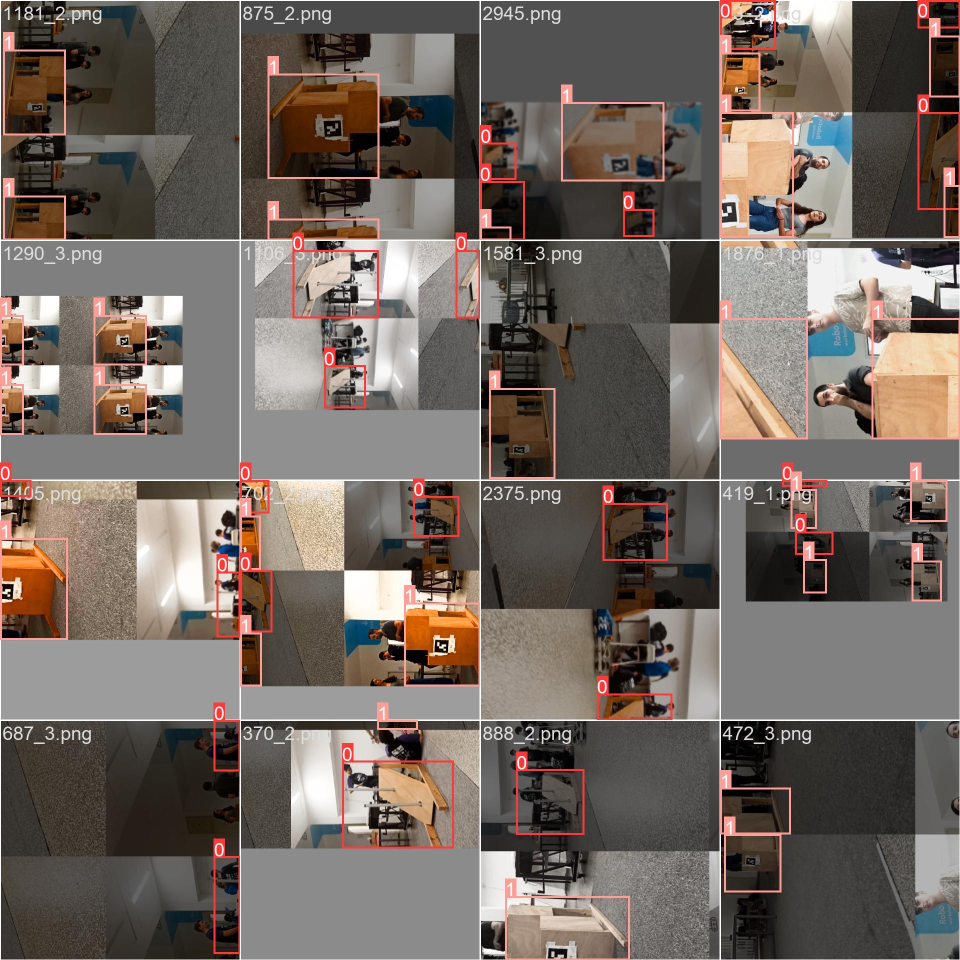
#> input picture runs/detect/train/train_batch0.jpg, 1920 x 1920 px, given in place of the camera (shown at 1/2 size)
$ python distcalcwitheria.py
#> lines starting #> are read from the running program, lines starting #| are printed output that depends on the picture; after the words box and inside, x2 and y2 are one past the last pixel; in counts of white or black regions, pixels touching at a corner belong together
import cv2
import numpy as np

lower_color = np.array([9,117,191])
upper_color = np.array([23,210,255])

framee = cv2.VideoCapture(0)

while (1):
    ret1, frame = framee.read()
#> frame is the input picture: shape (1920, 1920, 3); mean B, G, R 95.8, 102.6, 113.2
    # Convert the frame to HSV
    hsv = cv2.cvtColor(frame, cv2.COLOR_BGR2HSV)
#> hsv: shape (1920, 1920, 3); mean H, S, V 20.3, 48.7, 114.2

    # Threshold the HSV image to get only the desired colors
    mask = cv2.inRange(hsv, lower_color, upper_color)
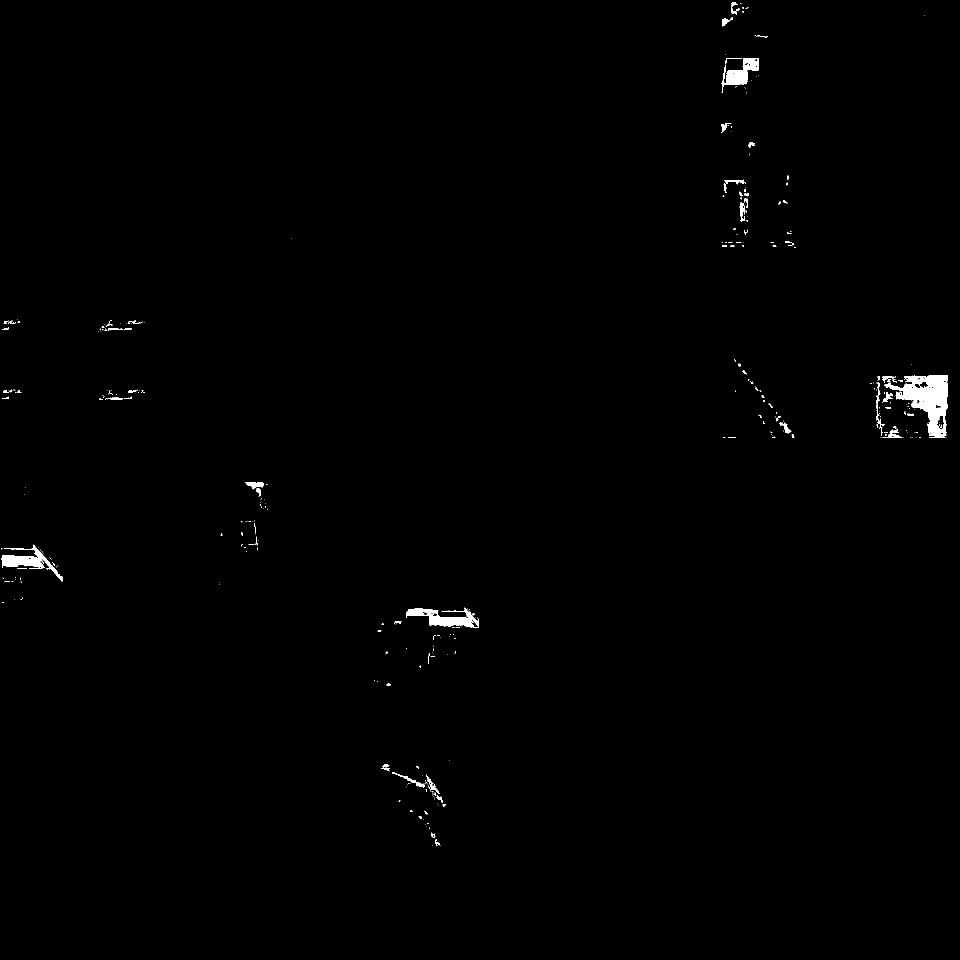
#> mask: shape (1920, 1920) (shown at 1/2 size); 0.55% white; 362 white regions (290 under 20 px)

    # Bitwise-AND mask and original image
    res = cv2.bitwise_and(frame,frame, mask= mask)

    # Find contours in the masked image
    contours, _ = cv2.findContours(mask, cv2.RETR_EXTERNAL, cv2.CHAIN_APPROX_SIMPLE)
#> contours = 359 contours, 317 with area under 20; largest, box (x1, y1, x2, y2) and area: (1768, 750, 1896, 875) 7437, (812, 1215, 958, 1256) 2447, (3, 1089, 126, 1163) 2088, (1443, 116, 1518, 186) 1898, (490, 964, 528, 979) 268

    # Draw bounding rectangles around the detected contours
    x, y, w, h = 0,0,0,5
    mask_contours, hierarchy = cv2.findContours(mask, cv2.RETR_EXTERNAL, cv2.CHAIN_APPROX_SIMPLE)
#> mask_contours has the same summary as contours
    if len(mask_contours) != 0:
        for mask_contour in mask_contours:
            if cv2.contourArea(mask_contour) > 500:
                x, y, w, h = cv2.boundingRect(mask_contour)
                cv2.rectangle(frame, (x, y), (x+w, y+h), (0, 255, 0), 2)
#> this loop made 359 passes
#> (x, y, w, h) on passes 85, 116, 263, 346: (812, 1215, 146, 41), (3, 1089, 123, 74), (1768, 750, 128, 125), (1443, 116, 75, 70)
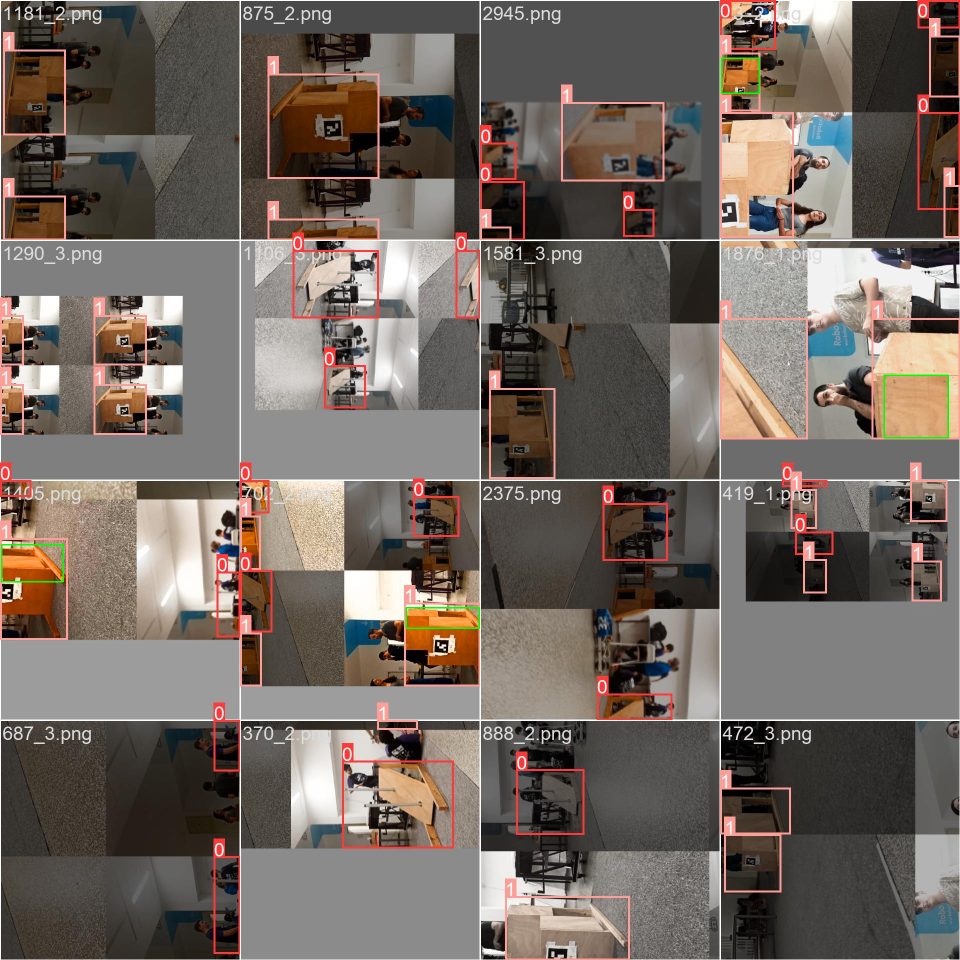
#> frame: shape (1920, 1920, 3) (shown at 1/2 size); 0.13% of pixels changed, all inside (x1, y1, x2, y2) = (2, 115, 1898, 1258)

    KNOWN_DISTANCE = 0.67

    knownHhight = 0.32

    #focalLength = (h * KNOWN_DISTANCE) / knownHhight
    focalLength = 709
    dist = (knownHhight * focalLength) / h
#> dist = 3.24
    #print(dist)

    cv2.putText(frame, str(dist), (x,y), cv2.FONT_HERSHEY_SIMPLEX, 3, (0, 255, 0), 2, cv2.LINE_AA)
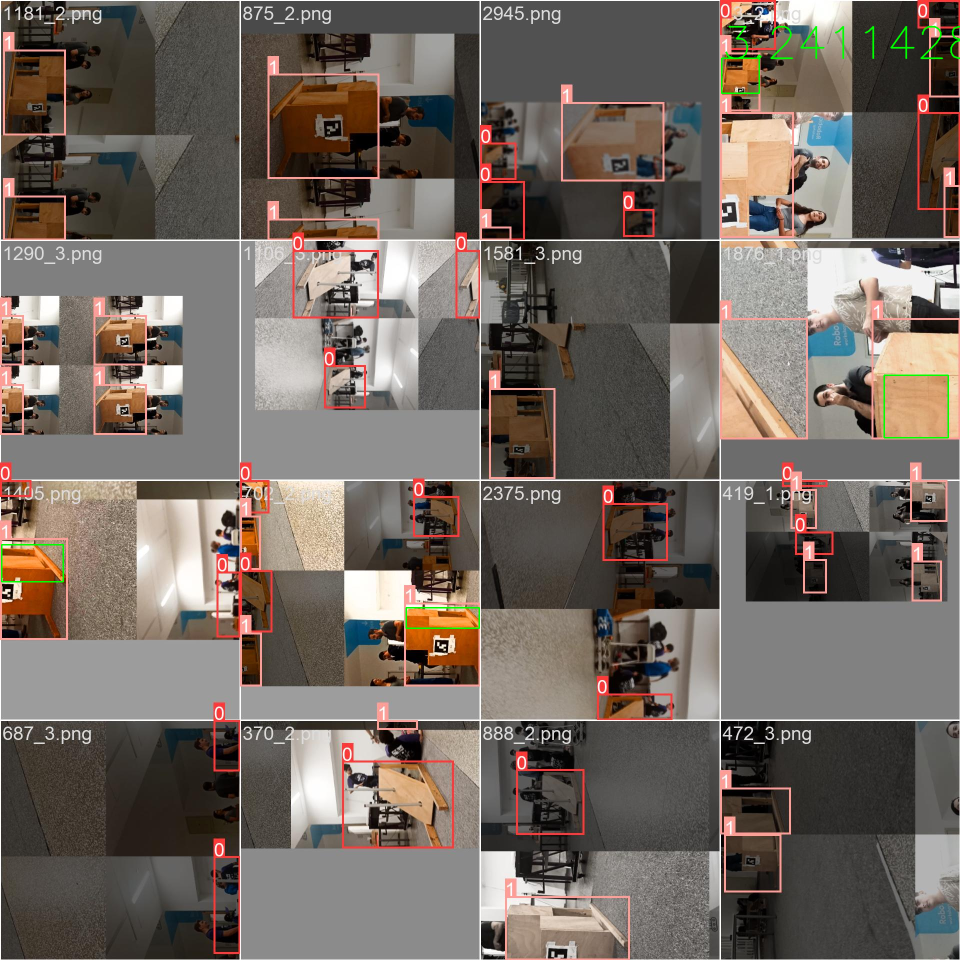
#> frame: shape (1920, 1920, 3) (shown at 1/2 size); 0.14% of pixels changed, all inside (x1, y1, x2, y2) = (1450, 51, 1920, 119)
    cv2.imshow('frame',frame)

    key = cv2.waitKey(1)
#> (key q is pressed here)
    if key == ord('q'):
        break

cv2.destroyAllWindows()

$ run again, on runs/detect/train/train_batch1.jpg
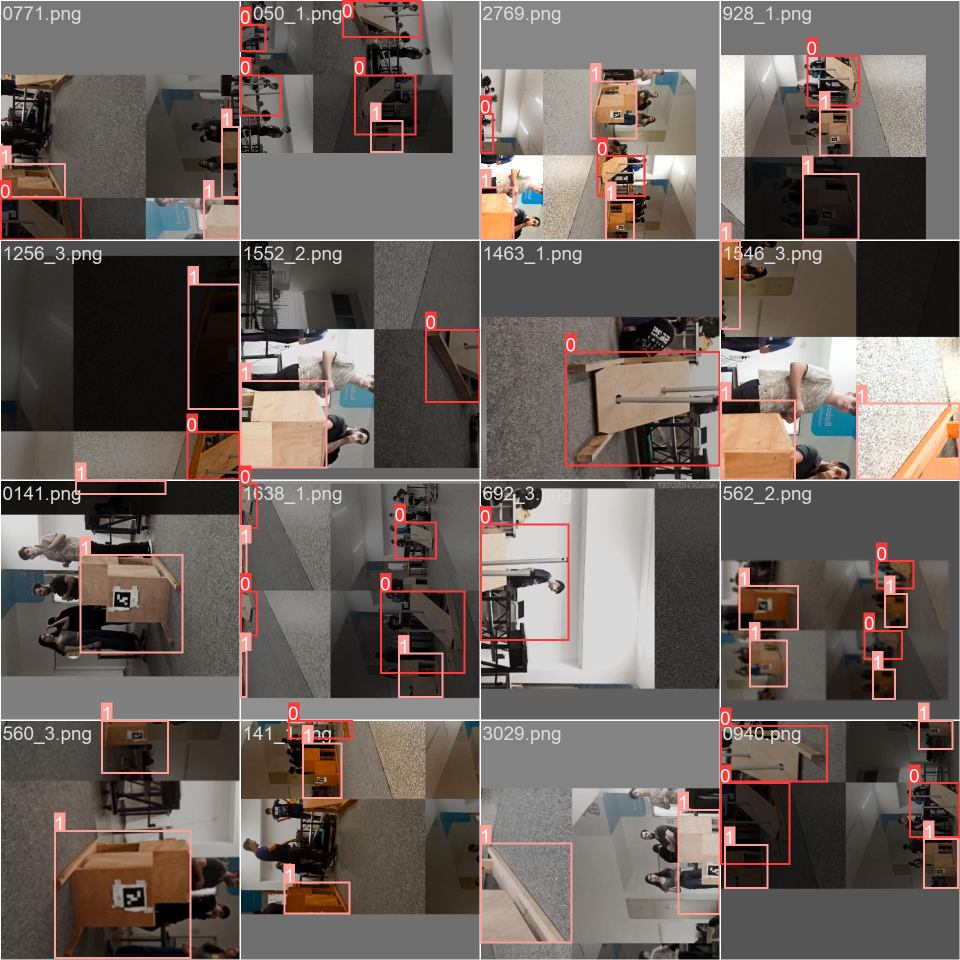
#> input picture runs/detect/train/train_batch1.jpg, 1920 x 1920 px, given in place of the camera (shown at 1/2 size)
#> frame is the input picture: shape (1920, 1920, 3); mean B, G, R 92.4, 97.7, 107.4
#> hsv: shape (1920, 1920, 3); mean H, S, V 20.2, 43.8, 108.2
#> `mask = cv2.inRange(hsv, lower_color, upper_color)`:
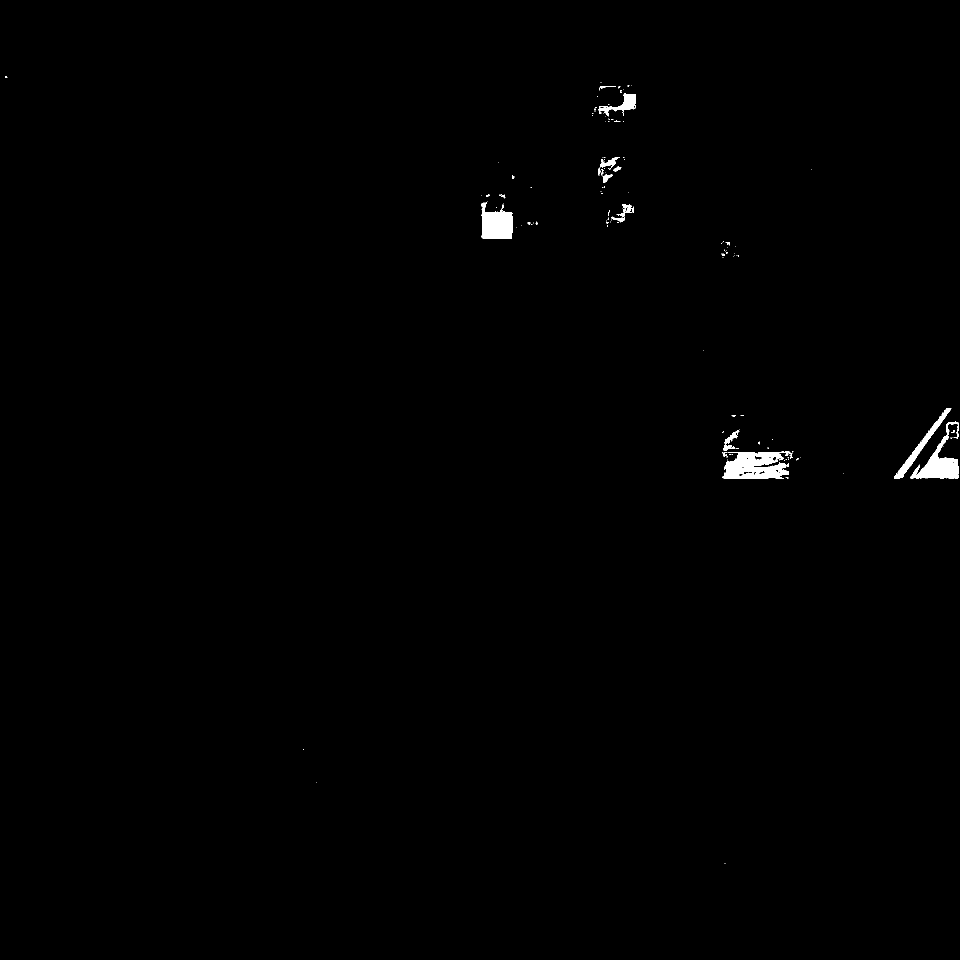
#> mask: shape (1920, 1920) (shown at 1/2 size); 0.47% white; 148 white regions (125 under 20 px)
#> contours = 148 contours, 135 with area under 20; largest, box (x1, y1, x2, y2) and area: (1445, 904, 1586, 957) 5111, (1820, 843, 1918, 957) 3420, (963, 403, 1026, 478) 3204, (1788, 816, 1903, 957) 1740, (1196, 186, 1271, 233) 1027
#> mask_contours has the same summary as contours
#> the loop `for mask_contour in mask_contours:` made 148 passes
#> (x, y, w, h) on passes 21, 40, 43, 90, 139: (1445, 904, 141, 53), (1820, 843, 98, 114), (1788, 816, 115, 141), (963, 403, 63, 75), (1196, 186, 75, 47)
#> dist = 4.83
#> `cv2.putText(frame, str(dist), (x,y), cv2.FONT_HERSHEY_SIMPLEX, 3, (0, ..`:
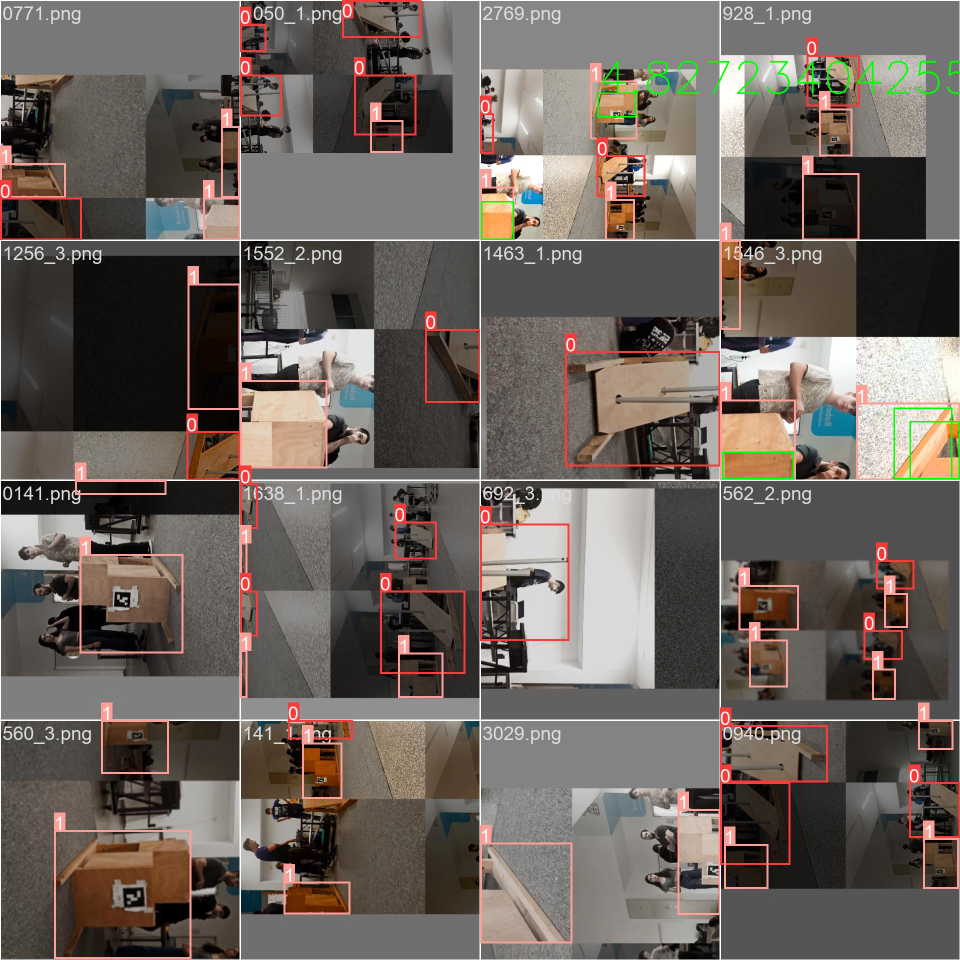
#> frame: shape (1920, 1920, 3) (shown at 1/2 size); mean B, G, R 92, 98.1, 106.9

$ run again, on runs/detect/train/train_batch2.jpg
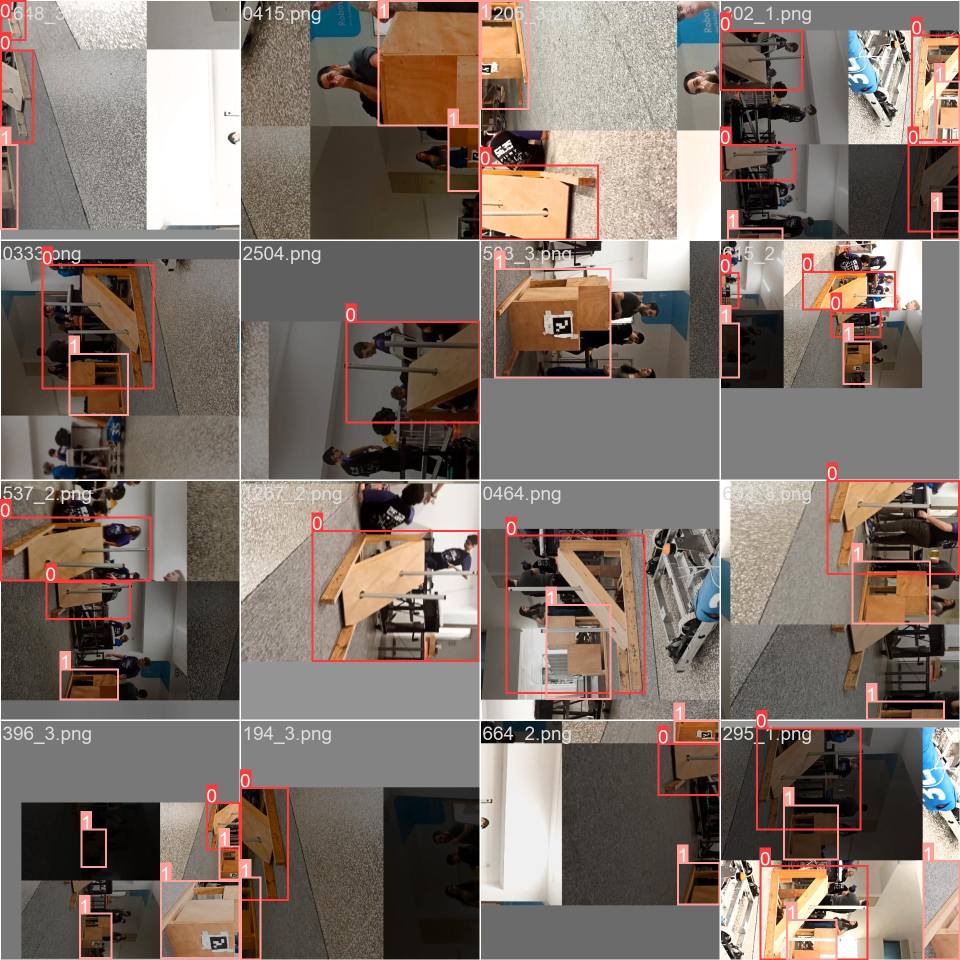
#> input picture runs/detect/train/train_batch2.jpg, 1920 x 1920 px, given in place of the camera (shown at 1/2 size)
#> frame is the input picture: shape (1920, 1920, 3); mean B, G, R 104.5, 113, 125.9
#> hsv: shape (1920, 1920, 3); mean H, S, V 20.3, 55.4, 127
#> `mask = cv2.inRange(hsv, lower_color, upper_color)`:
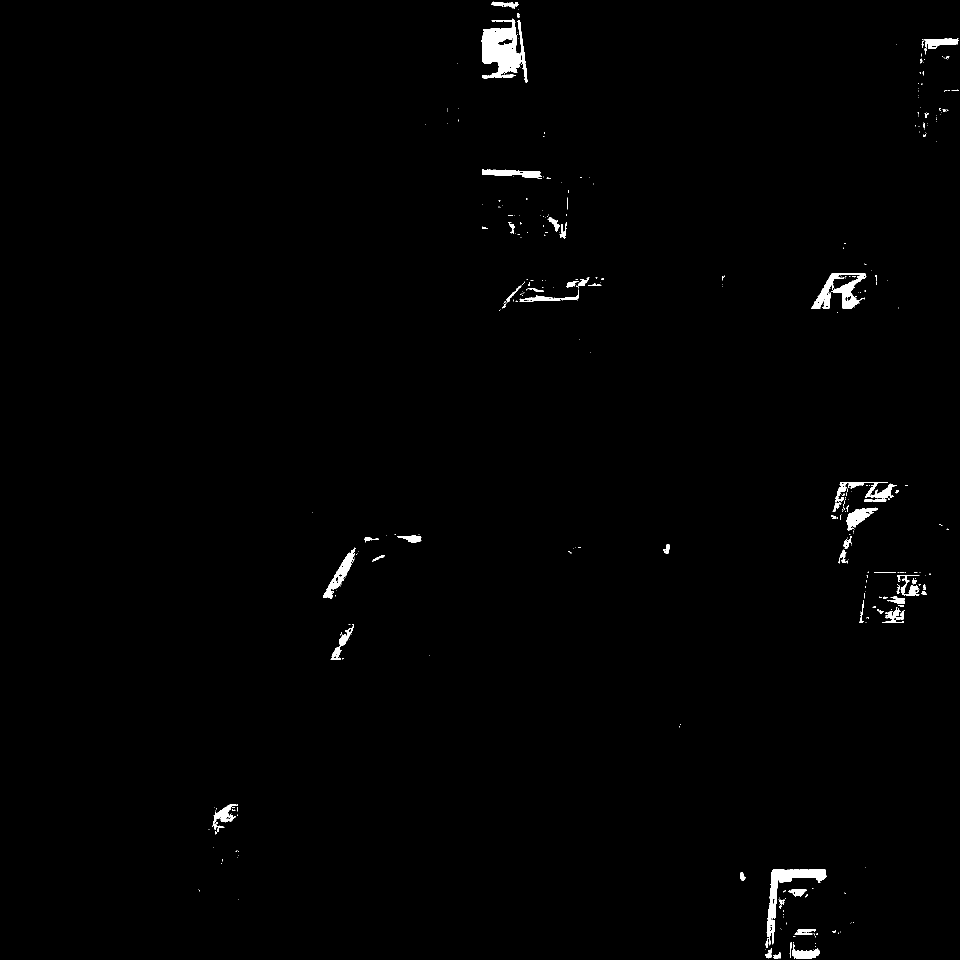
#> mask: shape (1920, 1920) (shown at 1/2 size); 0.83% white; 386 white regions (323 under 20 px)
#> contours = 386 contours, 334 with area under 20; largest, box (x1, y1, x2, y2) and area: (963, 37, 1043, 157) 5870, (1531, 1738, 1653, 1896) 3542, (1622, 546, 1733, 617) 2863, (646, 1095, 711, 1197) 1590, (1670, 964, 1794, 1005) 1224
#> mask_contours has the same summary as contours
#> the loop `for mask_contour in mask_contours:` made 386 passes
#> (x, y, w, h) on passes 7, 46, 68, 77, 143, 170, 191, 218: (1584, 1887, 56, 30), (1531, 1738, 122, 158), (425, 1608, 51, 52), (661, 1248, 47, 72), (646, 1095, 65, 102), (1693, 1015, 63, 46), (1670, 964, 124, 41), (1039, 579, 118, 24)
#> dist = 1.89
#> `cv2.putText(frame, str(dist), (x,y), cv2.FONT_HERSHEY_SIMPLEX, 3, (0, ..`:
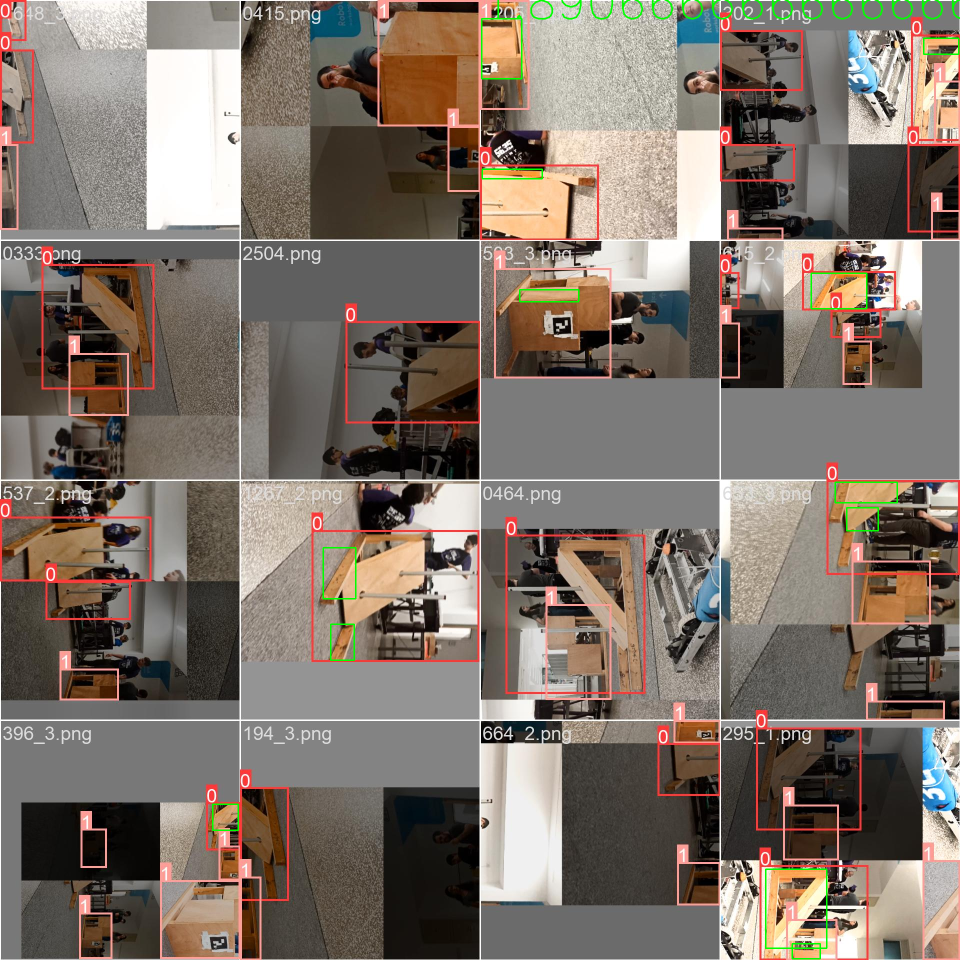
#> frame: shape (1920, 1920, 3) (shown at 1/2 size); mean B, G, R 103.9, 113.5, 125.1
